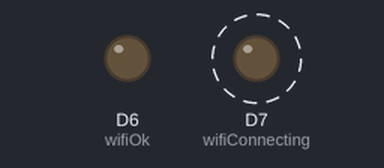
A sketch run on a simulated ESP8266 (NodeMCU). On the bench: output pins drawn as LEDs (lit = HIGH). Dashed ring = blinking. WiFi joins after 1.5 s; servers stay silent unless stated; uploads are accepted with an empty reply; what the sketch prints to the serial monitor is not drawn.

Above: at 0.1 s.
At 1.9 s:
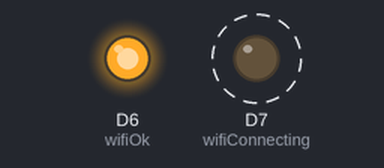
Timing chart, 0 to 3.4 s (numbered marks = the images above):
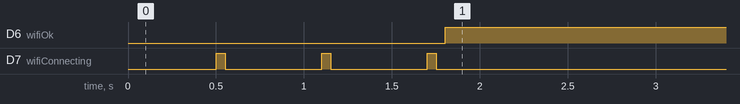

The sketch:

IOT_Koen.ino
```cpp
#include <ESP8266WiFi.h>
#include <ArduinoJson.h>

const char* ssid    = "Koen";                     //the name of the network
const char* pwd     = "140975vkcqyksn";           //the password of the network you're connecting to
const char* server  = "22005.hosts.ma-cloud.nl";  //the server of the .json file
String path         = "/NodeMCU/Test.json";       //the location of the .json file
static const uint8_t wifiConnecting = D7;
static const uint8_t wifiOk = D6;
boolean debug = true;
String httpResponse;
bool requestRepeat = true;

void setup() {
  Serial.begin(115200);
  pinMode(wifiConnecting, OUTPUT);
  pinMode(wifiOk, OUTPUT);
}

void loop() {
  if(WiFi.status() != WL_CONNECTED){
    wifiConnect();
  }
  while(requestRepeat){
    httpRequest();
    Serial.println(httpResponse);
    payload();
    requestRepeat = false;
  }
}

void Blink(int led, int Timer){
  digitalWrite(led, HIGH);
  delay(Timer);
  digitalWrite(led, LOW);
  delay(Timer);
}

void httpRequest(){
  delay(2000);
  httpResponse = "";
  WiFiClient client;
  if(client.connect(server, 80)){
      client.println("GET " + path + " HTTP/1.1");
      Serial.println("GET " + path + " HTTP/1.1");
      client.println("Host: " + String(server));
      Serial.println("Host: " + String(server));
      client.println("Connection: keep-alive");
      client.println();
  }
  else{
    Serial.println("Webserver does not respond");
    return;
  }

  while(client.connected()){
    while(client.available()){
      //Serial.println("client available");
      Serial.print(client.read());
      httpResponse += char(client.read());
      if(httpResponse.length() > 450){
        Serial.println("Buffer overflow!");
        httpResponse = "";
        return;
      }
    }
  }
}

void wifiConnect(){
  Serial.println();
  Serial.print("Connecting to: ");
  Serial.print(ssid);
  WiFi.begin(ssid, pwd);

  while(WiFi.status() != WL_CONNECTED){
    delay(500);
    Serial.print("!");
    Blink(wifiConnecting, 50);
  }
  Serial.println();
  Serial.print("WiFi connected, IP address: ");
  Serial.println(WiFi.localIP());
  digitalWrite(wifiOk, HIGH);

}

void payload(){
  String endHeader = "\r\n\r\n";
  int gotEoH = -1;
  for(int i = 0; i <= httpResponse.length()-endHeader.length(); i++){
    if(httpResponse.substring(i, endHeader.length() + i) == endHeader){
      gotEoH = i;
    }
  }
  httpResponse = httpResponse.substring(gotEoH);
}
```

Measured:
- by itself, D6 (wifiOk): LOW → HIGH at 1.8 s
- by itself, D7 (wifiConnecting): alternates HIGH for 0.05 s and LOW for 0.55 s, 6 changes in all, then stays LOW
